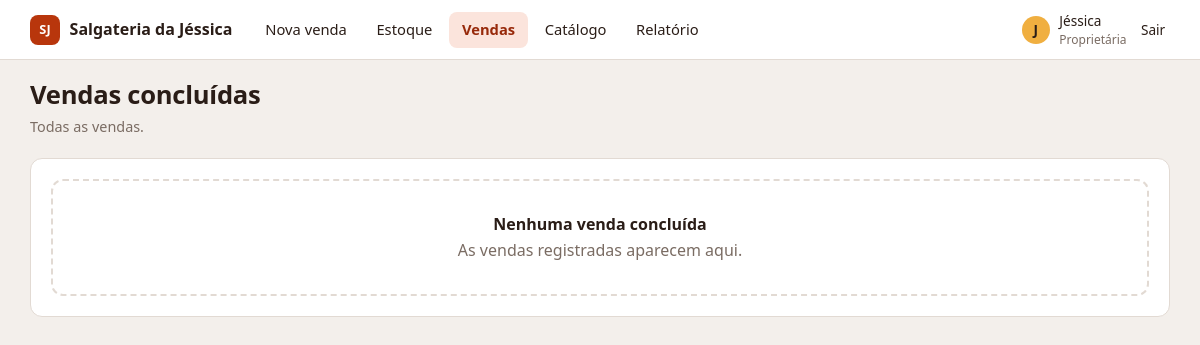
Page /vendas/ (signed in) on the committed database.
### contas/models.py (models this page shows, shortened)
class Usuario(AbstractUser):
    class Perfil(models.TextChoices):
        PROPRIETARIA = "PROPRIETARIA", "Proprietária"
        ATENDENTE = "ATENDENTE", "Atendente"
    perfil = models.CharField(max_length=12, choices=Perfil.choices, default=Perfil.ATENDENTE)
    @property
    def eh_proprietaria(self):
        return self.perfil == self.Perfil.PROPRIETARIA
    @property
    def nome_exibicao(self):
        return self.first_name or self.username
    @property
    def iniciais(self):
        return self.nome_exibicao[:1].upper()

### vendas/views.py (the view)
# urls.py: path("", views.lista, name="lista"),
@login_required
def lista(request):
    vendas = Venda.objects.filter(situacao=Venda.Situacao.CONCLUIDA).select_related("usuario", "pagamento")
    if not request.user.eh_proprietaria:
        vendas = vendas.filter(usuario=request.user)
    pagina = Paginator(vendas, 20).get_page(request.GET.get("pagina"))
    return render(request, "vendas/lista.html", {"pagina": pagina})

### nucleo/contexto.py (called while the page is built)
def navegacao(request):
    m = request.resolver_match
    if not m:
        return {}
    return {
        "secao": _SECOES.get(m.view_name, m.namespace),
        "etapas_venda": [(1, "Produtos"), (2, "Pagamento"), (3, "Registro"), (4, "Comprovante")],
    }

### vendas/templates/vendas/lista.html (shortened to what this page needs)
{% extends "base.html" %}
{% load formatos %}
{% block content %}
<div class="cabeca"><div><h1>Vendas concluídas</h1>
  <p class="suave">{% if user.eh_proprietaria %}Todas as vendas.{% else %}Suas vendas. Abra uma para reapresentar o comprovante.{% endif %}</p></div></div>
<div class="cartao">
  {% if pagina %}
  <div class="tabela-rolagem"><table>
    <thead><tr><th>Venda</th><th>Data/hora</th><th>Atendente</th><th>Pagamento</th><th class="num">Total</th><th></th></tr></thead>
    <tbody>{% for v in pagina %}<tr>
      <td><strong>{{ v.identificador }}</strong></td><td>{{ v.data_hora|date:"d/m/Y H:i" }}</td><td>{{ v.usuario.nome_exibicao }}</td>
      <td>{{ v.pagamento.get_meio_display }}</td><td class="num">{{ v.total_centavos|brl }}</td>
      <td><a class="btn sec pequeno" href="{% url 'vendas:comprovante' v.pk %}">Comprovante</a></td></tr>{% endfor %}</tbody></table></div>
  <p class="suave" style="margin-top:.8rem">
    {% if pagina.has_previous %}<a href="?pagina={{ pagina.previous_page_number }}">‹ Anterior</a>{% endif %}
    Página {{ pagina.number }} de {{ pagina.paginator.num_pages }}
    {% if pagina.has_next %}<a href="?pagina={{ pagina.next_page_number }}">Próxima ›</a>{% endif %}</p>
  {% else %}<div class="vazio"><strong>Nenhuma venda concluída</strong>As vendas registradas aparecem aqui.</div>{% endif %}
</div>
{% endblock %}

### nucleo/templates/base.html (shortened to what this page needs)
{% load static %}<!doctype html>
<html lang="pt-br">
<head>
  <link rel="stylesheet" href="{% static 'nucleo/app.css' %}">
</head>
<body>
{% block topo %}
<header class="topo">
  <div class="topo-in">
    <a class="marca" href="{% url 'vendas:nova' %}"><span class="logo">SJ</span> Salgateria da Jéssica</a>
    <nav class="menu" aria-label="Principal">
      <a href="{% url 'vendas:nova' %}" {% if secao == 'venda' %}class="ativo" aria-current="page"{% endif %}>Nova venda</a>
      <a href="{% url 'estoque:consulta' %}" {% if secao == 'estoque' %}class="ativo" aria-current="page"{% endif %}>Estoque</a>
      <a href="{% url 'vendas:lista' %}" {% if secao == 'vendas' %}class="ativo" aria-current="page"{% endif %}>Vendas</a>
      {% if user.eh_proprietaria %}
      <a href="{% url 'catalogo:lista' %}" {% if secao == 'catalogo' %}class="ativo" aria-current="page"{% endif %}>Catálogo</a>
      <a href="{% url 'vendas:relatorio' %}" {% if secao == 'relatorio' %}class="ativo" aria-current="page"{% endif %}>Relatório</a>
      {% endif %}
    </nav>
    <div class="usuario">
      <span class="avatar">{{ user.iniciais }}</span>
      <span>{{ user.nome_exibicao }}<small>{{ user.get_perfil_display }}</small></span>
      <form method="post" action="{% url 'contas:sair' %}">{% csrf_token %}<button class="link-botao" type="submit">Sair</button></form>
    </div>
  </div>
</header>
{% endblock %}
<main>
  {% block content %}{% endblock %}
</main>
</body>
</html>

### nucleo/static/nucleo/app.css (style rules this page uses)
:root { --brasa:#b8360c; --brasa-esc:#97290a; --brasa-clara:#fbe4dc; --massa:#f0af40; --fundo:#f3efeb; --papel:#fff; --tinta:#2a1d17; --suave:#7a6c63; --linha:#e2dad3; --verde:#1f6b45; --verde-clara:#dff0e4; --erro:#b3261e; --erro-clara:#fbe3de; --raio:12px; }
* { box-sizing:border-box }
html { font-size:16px }
body { margin:0;background:var(--fundo);color:var(--tinta);font-family:"Segoe UI",Inter,system-ui,-apple-system,Roboto,sans-serif;line-height:1.45 }
a { color:var(--brasa) }
h1,h2,h3 { line-height:1.2;margin:0 0 .35rem;letter-spacing:-.01em }
h1 { font-size:1.6rem }
p { margin:.25rem 0 }
.suave { color:var(--suave);font-size:.9rem }
.topo { background:var(--papel);border-bottom:1px solid var(--linha) }
.topo-in { max-width:1180px;margin:0 auto;padding:.7rem 1.25rem;display:flex;align-items:center;gap:1.25rem;flex-wrap:wrap }
.marca { display:flex;align-items:center;gap:.6rem;font-weight:700;text-decoration:none;color:var(--tinta) }
.logo { background:var(--brasa);color:#fff;border-radius:8px;width:30px;height:30px;display:grid;place-items:center;font-size:.8rem;font-weight:700 }
.menu { display:flex;gap:.25rem;flex:1;flex-wrap:wrap }
.menu a { padding:.45rem .8rem;border-radius:8px;text-decoration:none;color:var(--tinta);font-size:.92rem }
.menu a.ativo { background:var(--brasa-clara);color:var(--brasa-esc);font-weight:600 }
.usuario { display:flex;align-items:center;gap:.6rem;font-size:.85rem }
.avatar { background:var(--massa);width:28px;height:28px;border-radius:50%;display:grid;place-items:center;font-weight:700 }
.usuario small { display:block;color:var(--suave);font-size:.75rem }
.link-botao { background:none;border:0;color:var(--tinta);cursor:pointer;font:inherit;font-size:.85rem;padding:.3rem }
main { max-width:1180px;margin:0 auto;padding:1.25rem }
.cabeca { display:flex;justify-content:space-between;align-items:flex-end;gap:1rem;flex-wrap:wrap;margin-bottom:1rem }
.cartao { background:var(--papel);border:1px solid var(--linha);border-radius:var(--raio);padding:1.25rem }
.vazio { border:2px dashed var(--linha);border-radius:var(--raio);padding:2rem 1rem;text-align:center;color:var(--suave) }
.vazio strong { display:block;color:var(--tinta);margin-bottom:.2rem }

### rows in the picture
Usuario: iniciais "J", nome_exibicao "Jéssica", perfil "Proprietária"
